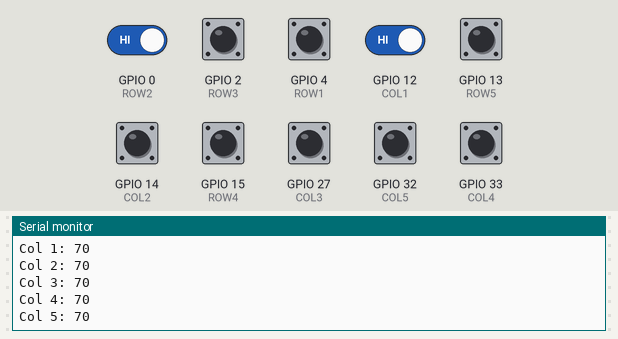
Simulated run of this program. Board: ESP32. Shown: the last lines printed to the serial monitor. Wiring (inferred from the names in the program): 5×5 keypad (labels assumed): rows GPIO 0, GPIO 2, GPIO 4, GPIO 13, GPIO 15; columns GPIO 12, GPIO 14, GPIO 27, GPIO 32, GPIO 33. Inputs (shaded band) come from the test bench; at power-on: GPIO 0 (ROW2), GPIO 2 (ROW3), GPIO 4 (ROW1), GPIO 12 (COL1), GPIO 13 (ROW5), GPIO 14 (COL2), GPIO 15 (ROW4), GPIO 27 (COL3), GPIO 32 (COL5), GPIO 33 (COL4) HIGH. The audio player accepts every command and is not drawn.

Above: at 2.8 s.
2.9 s: GPIO 0 (ROW2) driven LOW and GPIO 12 (COL1) driven LOW
At 3.7 s:
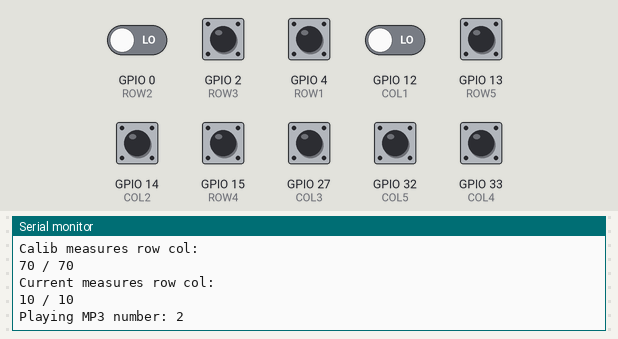
4.4 s: GPIO 2 (ROW3) pulled LOW for 0.15 s
At 4.8 s:
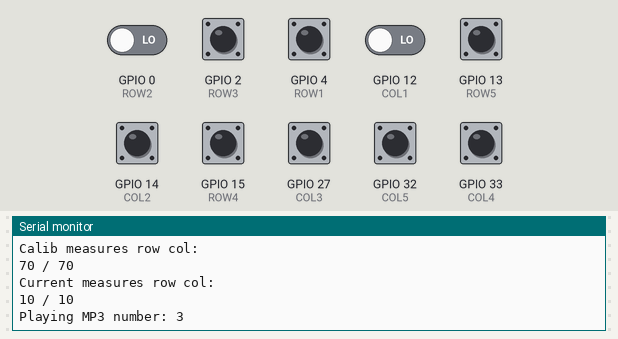
6.0 s: GPIO 4 (ROW1) pulled LOW for 0.15 s
At 7.2 s:
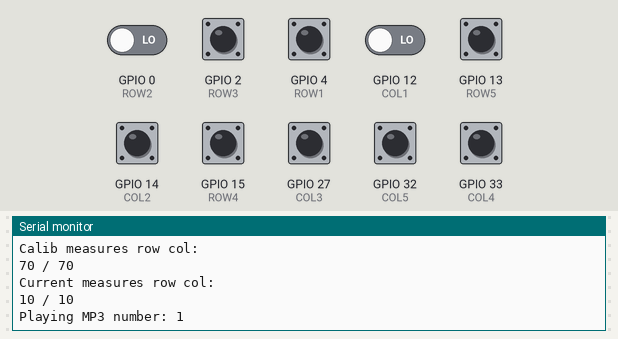
7.6 s: GPIO 13 (ROW5) pulled LOW for 0.15 s
At 8.5 s:
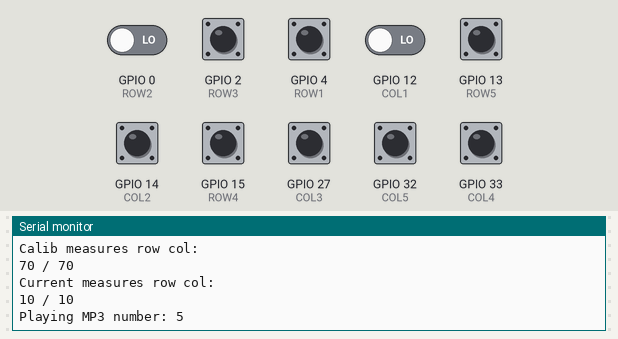
9.2 s: GPIO 14 (COL2) pulled LOW for 0.15 s
At 9.7 s:
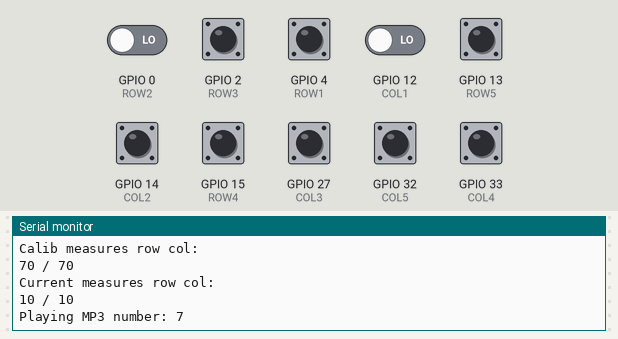
10.8 s: GPIO 15 (ROW4) pulled LOW for 0.15 s
At 12.1 s:
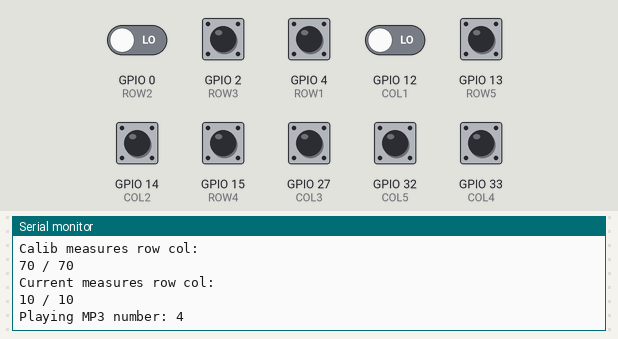
Timing chart, 0 to 13.4 s (numbered marks = the images above; inputs shaded):
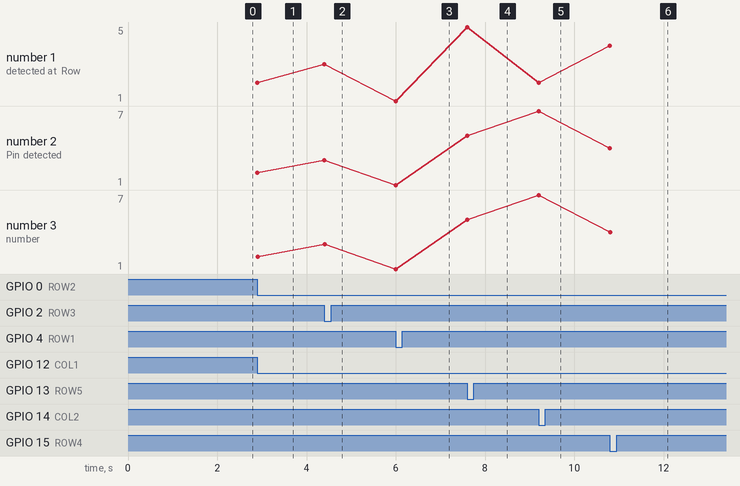

Measured:
- after the input at 2.9 s, the serial monitor: prints a new line at once (image 1)
- after the input at 4.4 s, the serial monitor: prints a new line at once (image 2)
- after the input at 6.0 s, the serial monitor: prints a new line at once (image 3)
- after the input at 7.6 s, the serial monitor: prints a new line at once (image 4)
- after the input at 9.2 s, the serial monitor: prints a new line at once (image 5)
- after the input at 10.8 s, the serial monitor: prints a new line at once (image 6)
- plotted number 1: 1 → 5 after the input at 7.6 s, 5 → 2 after the input at 9.2 s, 2 → 4 after the input at 10.8 s
- plotted number 2: 1 → 5 after the input at 7.6 s, 5 → 7 after the input at 9.2 s, 7 → 4 after the input at 10.8 s

The program:

main.cpp
```cpp
#include <Arduino.h>
#include <config.h>
#include <DFPlayerMini_Fast.h>
#include <SoftwareSerial.h>
//#include <esp.mac.h>

// Store the last touch state for debouncing
volatile boolean lastTouchState[5][5] = {false};
volatile boolean isTouched = false;
volatile boolean _touchDetected = false;
int soundFileNumber = 0;
int volume = DEFAULTVOLUME;
//int touchThreshold = THRESHOLD-10;
// Define arrays to store the calibration values (idle readings)
int rowThresholds[5];
int colThresholds[5];

// DFPlayer setup
SoftwareSerial mySoftwareSerial(16, 17); // RX, TX
DFPlayerMini_Fast myDFPlayer;

void logOutput(int row, int col, int colVal, int rowVal){

    cli();
    Serial.print("Touch detected at: ");
    Serial.print("Row ");
    Serial.print(row+1);
    Serial.print(", Col ");
    Serial.println(col+1);
    Serial.print("Pin detected ");
    Serial.println(soundmatrix[row][col]);
    Serial.println("Calib measures row col: ");
    Serial.print(rowThresholds[row]);
    Serial.print(" / ");
    Serial.println(colThresholds[col]);
    Serial.println("Current measures row col: ");
    Serial.print(rowVal);
    Serial.print(" / ");
    Serial.println(colVal);
    sei();
}
// Function to determine which pad was touched
int getTouchPin() {

    // Check each row
    for (int row = 0; row < 5; row++) {
        int rowVal = touchRead(touchRow[row]);

        // If a touch is detected on the row
        if (rowVal < (rowThresholds[row] - THREDHOLDDELTA)) {
            // Check each column
            for (int col = 0; col < 5; col++) {
                int colVal = touchRead(touchCol[col]);

                // If a touch is detected on the column
                if (colVal < (colThresholds[col] - THREDHOLDDELTA)) {
                    // Check if the touch is a new touch (finger was previously lifted)
                    if (!lastTouchState[row][col]) {
                        lastTouchState[row][col] = true;                // Update the last touch state to indicate it's now being touched
                        if (DEBUG) {
                            logOutput(row, col, rowVal, colVal);
                        }
                    return soundmatrix[row][col];                   // Return the corresponding sound file number from the touch matrix
                    }
                } else {
                    // If the pad is no longer being touched, reset the state
                    lastTouchState[row][col] = false;
                }
            }
        } else {
            // If no touch is detected on this row, reset the states for all columns in this row
            for (int col = 0; col < 5; col++) {
                lastTouchState[row][col] = false;
            }
        }
    }
    // Return -1 if no new touch was detected
    return -1;
}

void setVolume(int volume){
    myDFPlayer.volume(volume);
}

void touchDetected(){

        int soundFileNumber = getTouchPin();
        if (soundFileNumber != -1 && soundFileNumber < 24 && !myDFPlayer.isPlaying()) {
            DEBUG_SERIAL.print("Playing MP3 number: ");
            DEBUG_SERIAL.println(soundFileNumber);
            myDFPlayer.playFromMP3Folder(soundFileNumber);
        }
        else if (soundFileNumber == 24) {
            if (volume <= 27)
            volume = volume +3;
            setVolume(volume);
            DEBUG_SERIAL.print("Current Volume: ");
            DEBUG_SERIAL.println(volume);
        }
        else if (soundFileNumber == 25) {
            if (volume >= 3)
            volume = volume -3;
            setVolume(volume);
            DEBUG_SERIAL.print("Current Volume: ");
            DEBUG_SERIAL.println(volume);
        }
}

void selfCalibrate() {
  // Calibrate rows
  rowThresholds[0] = touchRead(ROW1);
  rowThresholds[1] = touchRead(ROW2);
  rowThresholds[2] = touchRead(ROW3);
  rowThresholds[3] = touchRead(ROW4);
  rowThresholds[4] = touchRead(ROW5);

  // Calibrate columns
  colThresholds[0] = touchRead(COL1);
  colThresholds[1] = touchRead(COL2);
  colThresholds[2] = touchRead(COL3);
  colThresholds[3] = touchRead(COL4);
  colThresholds[4] = touchRead(COL5);
}

void outputCalibrateValues(){
// Print calibration values for debugging
  DEBUG_SERIAL.println("Row Thresholds:");
  for (int i = 0; i < 5; i++) {
    DEBUG_SERIAL.print("Row ");
    DEBUG_SERIAL.print(i + 1);
    DEBUG_SERIAL.print(": ");
    DEBUG_SERIAL.println(rowThresholds[i]);
  }

  DEBUG_SERIAL.println("Column Thresholds:");
  for (int i = 0; i < 5; i++) {
    DEBUG_SERIAL.print("Col ");
    DEBUG_SERIAL.print(i + 1);
    DEBUG_SERIAL.print(": ");
    DEBUG_SERIAL.println(colThresholds[i]);
  }
}

void attachTouchInterrupts(){
    touchAttachInterrupt(ROW1, touchDetected, rowThresholds[0] - THREDHOLDDELTA);
    touchAttachInterrupt(ROW2, touchDetected, rowThresholds[1] - THREDHOLDDELTA - 4); // Special treatment for GPIO0
    touchAttachInterrupt(ROW3, touchDetected, rowThresholds[2] - THREDHOLDDELTA);
    touchAttachInterrupt(ROW4, touchDetected, rowThresholds[3] - THREDHOLDDELTA);
    touchAttachInterrupt(ROW5, touchDetected, rowThresholds[4] - THREDHOLDDELTA);

    touchAttachInterrupt(COL1, touchDetected, colThresholds[0] - THREDHOLDDELTA);
    touchAttachInterrupt(COL2, touchDetected, colThresholds[1] - THREDHOLDDELTA);
    touchAttachInterrupt(COL3, touchDetected, colThresholds[2] - THREDHOLDDELTA);
    touchAttachInterrupt(COL4, touchDetected, colThresholds[3] - THREDHOLDDELTA);
    touchAttachInterrupt(COL5, touchDetected, colThresholds[4] - THREDHOLDDELTA);
}


void setup() {
    #if DEBUG == true
        Serial.setTxBufferSize(SERIAL_TX_BUFFER_SIZE);
        Serial.begin(115200);
    #endif
    // Set GPIO0 as INPUT to avoid bootstrap issues
    pinMode(0, INPUT_PULLDOWN);
    touchSetCycles(TOUCHCYCLES, TOUCHCYCLES);
    // Initialize the DFPlayer
    mySoftwareSerial.begin(9600);
    if (!myDFPlayer.begin(mySoftwareSerial)) {
        Serial.println("DFPlayer Mini not detected!");
        while (true);
    }
    delay(DELAY);

    setVolume(volume);  // Set volume level (0 to 30)
    selfCalibrate();
    if (DEBUG){
        outputCalibrateValues();
    }
    delay(DELAY);
    attachTouchInterrupts();
}


void loop() {

}
```

config.h
```cpp
#ifndef CONFIG_H
#define CONFIG_H

//#define THRESHOLD 32        // Define a threshold for detecting touch. **Deprecated**
// THREDHOLDDELTA is used to determine a trigger value based on selfCalibrate(). The lower the value,
// the more sensitive a touch pin is i.e. to detect a touch through a sheet of paper.
// !!!Delta has to be adjusted depending on TOUCHCYCLES!!!
#define THREDHOLDDELTA 8
#define DEFAULTVOLUME 18    // Set volume on boot for the DFPlayer. 0-30 in steps of 3
#define DELAY 550            // Delay before attaching interrupt pins
#define TOUCHCYCLES 8192      //Sets touchSetCycles() to a value (default = 0x1000). Touch sensing accuracy is depending on said value (the higher, the better)
#define DEBUG true  //set8 to true for debug output, false for no debug output
#define SERIAL_TX_BUFFER_SIZE  1024
#define DEBUG_SERIAL if(DEBUG)Serial

// Mapping pins for Rows and Columns of the Touch Matrix (start counting from top right)
#define ROW1 4      // T0
#define ROW2 0      // T1
#define ROW3 2      // T2
#define ROW4 15     // T3
#define ROW5 13     // T4
#define COL1 12     // T5
#define COL2 14     // T6
#define COL3 27     // T7
#define COL4 33     // T8
#define COL5 32     // T9

const int touchRow[5] = {4, 0, 2, 15, 13};              // Mapping rows to iterate through them
const int touchCol[5] = {12, 14, 27, 33, 32};           // Mapping columns to iterate through them

const int soundmatrix[5][5] =   { { 1, 6, 11, 16, 21 },     // Mapping sound files (00xx.mp) to the touch matrix
                                { 2, 7, 12, 17, 22 },
                                { 3, 8, 13, 18, 23 },
                                { 4, 9, 14, 19, 24 },
                                { 5, 10, 15, 20, 25 } };


#endif // CONFIG_H
```
